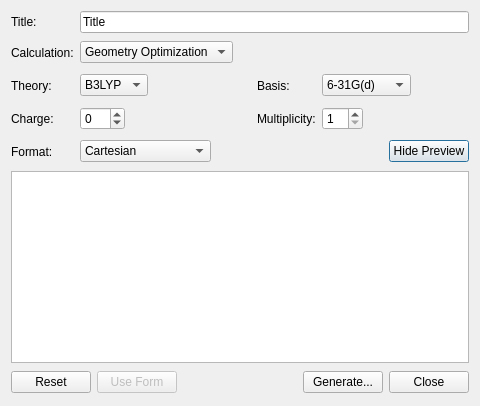
<ui version="4.0" >
 <class>QChemInputDialog</class>
 <widget class="QDialog" name="QChemInputDialog" >
  <property name="geometry" >
   <rect>
    <x>0</x>
    <y>0</y>
    <width>621</width>
    <height>514</height>
   </rect>
  </property>
  <property name="sizePolicy" >
   <sizepolicy vsizetype="Fixed" hsizetype="Fixed" >
    <horstretch>0</horstretch>
    <verstretch>0</verstretch>
   </sizepolicy>
  </property>
  <property name="windowTitle" >
   <string>Q-Chem Input</string>
  </property>
  <layout class="QVBoxLayout" name="verticalLayout" >
   <property name="sizeConstraint" >
    <enum>QLayout::SetFixedSize</enum>
   </property>
   <item>
    <layout class="QGridLayout" name="gridLayout" >
     <item row="0" column="0" >
      <widget class="QLabel" name="label_7" >
       <property name="text" >
        <string>Title:</string>
       </property>
       <property name="buddy" >
        <cstring>titleLine</cstring>
       </property>
      </widget>
     </item>
     <item row="0" column="1" colspan="3" >
      <widget class="QLineEdit" name="titleLine" >
       <property name="text" >
        <string>Title</string>
       </property>
      </widget>
     </item>
     <item row="1" column="0" >
      <widget class="QLabel" name="label" >
       <property name="text" >
        <string>Calculation:</string>
       </property>
       <property name="buddy" >
        <cstring>calculationCombo</cstring>
       </property>
      </widget>
     </item>
     <item row="1" column="1" >
      <layout class="QHBoxLayout" name="horizontalLayout" >
       <item>
        <widget class="QComboBox" name="calculationCombo" >
         <property name="currentIndex" >
          <number>1</number>
         </property>
         <item>
          <property name="text" >
           <string>Single Point Energy</string>
          </property>
         </item>
         <item>
          <property name="text" >
           <string>Geometry Optimization</string>
          </property>
         </item>
         <item>
          <property name="text" >
           <string>Frequencies</string>
          </property>
         </item>
        </widget>
       </item>
       <item>
        <spacer name="horizontalSpacer_2" >
         <property name="orientation" >
          <enum>Qt::Horizontal</enum>
         </property>
         <property name="sizeHint" stdset="0" >
          <size>
           <width>18</width>
           <height>27</height>
          </size>
         </property>
        </spacer>
       </item>
      </layout>
     </item>
     <item row="1" column="3" >
      <layout class="QHBoxLayout" name="horizontalLayout_5" >
       <item>
        <spacer name="horizontalSpacer_5" >
         <property name="orientation" >
          <enum>Qt::Horizontal</enum>
         </property>
         <property name="sizeHint" stdset="0" >
          <size>
           <width>58</width>
           <height>26</height>
          </size>
         </property>
        </spacer>
       </item>
      </layout>
     </item>
     <item row="2" column="0" >
      <widget class="QLabel" name="label_2" >
       <property name="text" >
        <string>Theory:</string>
       </property>
       <property name="buddy" >
        <cstring>theoryCombo</cstring>
       </property>
      </widget>
     </item>
     <item row="2" column="1" >
      <layout class="QHBoxLayout" name="horizontalLayout_2" >
       <item>
        <widget class="QComboBox" name="theoryCombo" >
         <property name="currentIndex" >
          <number>1</number>
         </property>
         <item>
          <property name="text" >
           <string>HF</string>
          </property>
         </item>
         <item>
          <property name="text" >
           <string>B3LYP</string>
          </property>
         </item>
         <item>
          <property name="text" >
           <string>MP2</string>
          </property>
         </item>
         <item>
          <property name="text" >
           <string>CCSD</string>
          </property>
         </item>
        </widget>
       </item>
       <item>
        <spacer name="horizontalSpacer_3" >
         <property name="orientation" >
          <enum>Qt::Horizontal</enum>
         </property>
         <property name="sizeHint" stdset="0" >
          <size>
           <width>58</width>
           <height>27</height>
          </size>
         </property>
        </spacer>
       </item>
      </layout>
     </item>
     <item row="2" column="2" >
      <widget class="QLabel" name="label_5" >
       <property name="text" >
        <string>Basis:</string>
       </property>
       <property name="buddy" >
        <cstring>basisCombo</cstring>
       </property>
      </widget>
     </item>
     <item row="2" column="3" >
      <layout class="QHBoxLayout" name="horizontalLayout_6" >
       <item>
        <widget class="QComboBox" name="basisCombo" >
         <property name="currentIndex" >
          <number>2</number>
         </property>
         <item>
          <property name="text" >
           <string>STO-3G</string>
          </property>
         </item>
         <item>
          <property name="text" >
           <string>3-21G</string>
          </property>
         </item>
         <item>
          <property name="text" >
           <string>6-31G(d)</string>
          </property>
         </item>
         <item>
          <property name="text" >
           <string>6-31G(d,p)</string>
          </property>
         </item>
         <item>
          <property name="text" >
           <string>LANL2DZ</string>
          </property>
         </item>
        </widget>
       </item>
       <item>
        <spacer name="horizontalSpacer_6" >
         <property name="orientation" >
          <enum>Qt::Horizontal</enum>
         </property>
         <property name="sizeHint" stdset="0" >
          <size>
           <width>58</width>
           <height>26</height>
          </size>
         </property>
        </spacer>
       </item>
      </layout>
     </item>
     <item row="3" column="0" >
      <widget class="QLabel" name="label_3" >
       <property name="text" >
        <string>Charge:</string>
       </property>
       <property name="buddy" >
        <cstring>chargeSpin</cstring>
       </property>
      </widget>
     </item>
     <item row="3" column="1" >
      <layout class="QHBoxLayout" name="horizontalLayout_4" >
       <item>
        <widget class="QSpinBox" name="chargeSpin" >
         <property name="minimum" >
          <number>-99</number>
         </property>
         <property name="value" >
          <number>0</number>
         </property>
        </widget>
       </item>
       <item>
        <spacer name="horizontalSpacer_4" >
         <property name="orientation" >
          <enum>Qt::Horizontal</enum>
         </property>
         <property name="sizeHint" stdset="0" >
          <size>
           <width>58</width>
           <height>27</height>
          </size>
         </property>
        </spacer>
       </item>
      </layout>
     </item>
     <item row="3" column="2" >
      <widget class="QLabel" name="label_6" >
       <property name="text" >
        <string>Multiplicity:</string>
       </property>
       <property name="buddy" >
        <cstring>multiplicitySpin</cstring>
       </property>
      </widget>
     </item>
     <item row="3" column="3" >
      <layout class="QHBoxLayout" name="horizontalLayout_7" >
       <item>
        <widget class="QSpinBox" name="multiplicitySpin" >
         <property name="minimum" >
          <number>1</number>
         </property>
         <property name="value" >
          <number>1</number>
         </property>
        </widget>
       </item>
       <item>
        <spacer name="horizontalSpacer_7" >
         <property name="orientation" >
          <enum>Qt::Horizontal</enum>
         </property>
         <property name="sizeHint" stdset="0" >
          <size>
           <width>58</width>
           <height>26</height>
          </size>
         </property>
        </spacer>
       </item>
      </layout>
     </item>
     <item row="4" column="0" >
      <widget class="QLabel" name="label_10" >
       <property name="text" >
        <string>Format:</string>
       </property>
       <property name="buddy" >
        <cstring>coordCombo</cstring>
       </property>
      </widget>
     </item>
     <item row="4" column="1" >
      <layout class="QHBoxLayout" name="horizontalLayout_9" >
       <item>
        <widget class="QComboBox" name="coordCombo" >
         <property name="enabled" >
          <bool>true</bool>
         </property>
         <property name="currentIndex" >
          <number>0</number>
         </property>
         <item>
          <property name="text" >
           <string>Cartesian</string>
          </property>
         </item>
         <item>
          <property name="text" >
           <string>Z-matrix</string>
          </property>
         </item>
         <item>
          <property name="text" >
           <string>Z-matrix (compact)</string>
          </property>
         </item>
        </widget>
       </item>
       <item>
        <spacer name="horizontalSpacer_9" >
         <property name="orientation" >
          <enum>Qt::Horizontal</enum>
         </property>
         <property name="sizeHint" stdset="0" >
          <size>
           <width>18</width>
           <height>27</height>
          </size>
         </property>
        </spacer>
       </item>
      </layout>
     </item>
     <item row="4" column="3" >
      <layout class="QHBoxLayout" name="horizontalLayout_10" >
       <item>
        <spacer name="horizontalSpacer_8" >
         <property name="orientation" >
          <enum>Qt::Horizontal</enum>
         </property>
         <property name="sizeHint" stdset="0" >
          <size>
           <width>18</width>
           <height>26</height>
          </size>
         </property>
        </spacer>
       </item>
       <item>
        <widget class="QPushButton" name="moreButton" >
         <property name="sizePolicy" >
          <sizepolicy vsizetype="Fixed" hsizetype="Fixed" >
           <horstretch>0</horstretch>
           <verstretch>0</verstretch>
          </sizepolicy>
         </property>
         <property name="text" >
          <string>Hide Preview</string>
         </property>
        </widget>
       </item>
      </layout>
     </item>
    </layout>
   </item>
   <item>
    <widget class="QTextEdit" name="previewText" >
     <property name="enabled" >
      <bool>true</bool>
     </property>
     <property name="readOnly" >
      <bool>false</bool>
     </property>
     <property name="acceptRichText" >
      <bool>false</bool>
     </property>
    </widget>
   </item>
   <item>
    <layout class="QHBoxLayout" name="horizontalLayout_3" >
     <property name="sizeConstraint" >
      <enum>QLayout::SetFixedSize</enum>
     </property>
     <item>
      <widget class="QPushButton" name="resetButton" >
       <property name="text" >
        <string>Reset</string>
       </property>
      </widget>
     </item>
     <item>
      <widget class="QPushButton" name="enableFormButton" >
       <property name="enabled" >
        <bool>false</bool>
       </property>
       <property name="text" >
        <string>Use Form</string>
       </property>
      </widget>
     </item>
     <item>
      <spacer name="horizontalSpacer" >
       <property name="orientation" >
        <enum>Qt::Horizontal</enum>
       </property>
       <property name="sizeHint" stdset="0" >
        <size>
         <width>48</width>
         <height>26</height>
        </size>
       </property>
      </spacer>
     </item>
     <item>
      <widget class="QPushButton" name="generateButton" >
       <property name="text" >
        <string>Generate...</string>
       </property>
      </widget>
     </item>
     <item>
      <widget class="QPushButton" name="closeButton" >
       <property name="text" >
        <string>Close</string>
       </property>
      </widget>
     </item>
    </layout>
   </item>
  </layout>
 </widget>
 <tabstops>
  <tabstop>titleLine</tabstop>
  <tabstop>calculationCombo</tabstop>
  <tabstop>theoryCombo</tabstop>
  <tabstop>basisCombo</tabstop>
  <tabstop>chargeSpin</tabstop>
  <tabstop>multiplicitySpin</tabstop>
  <tabstop>coordCombo</tabstop>
  <tabstop>moreButton</tabstop>
  <tabstop>previewText</tabstop>
  <tabstop>generateButton</tabstop>
  <tabstop>closeButton</tabstop>
  <tabstop>resetButton</tabstop>
  <tabstop>enableFormButton</tabstop>
 </tabstops>
 <resources/>
 <connections>
  <connection>
   <sender>closeButton</sender>
   <signal>clicked()</signal>
   <receiver>QChemInputDialog</receiver>
   <slot>close()</slot>
   <hints>
    <hint type="sourcelabel" >
     <x>451</x>
     <y>411</y>
    </hint>
    <hint type="destinationlabel" >
     <x>258</x>
     <y>243</y>
    </hint>
   </hints>
  </connection>
 </connections>
</ui>
